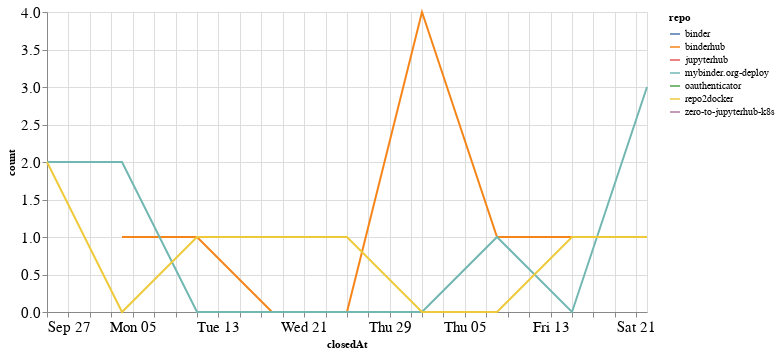

The code cell stored with this chart in its notebook:
### Code cell
closed_by_time = closed_by.groupby('repo').resample('W', on='closedAt').count()['author'].reset_index()
closed_by_time = closed_by_time.rename(columns={'author': 'count'})

alt.Chart(closed_by_time, width=600).mark_line().encode(
    x='closedAt',
    y='count',
    color='repo',
    tooltip="repo"
)

### Figure 1 — Vega-Lite specification as saved in the notebook (floating-point values rounded to 4 significant figures)
{"config": {"axisLeft": {"labelFontSize": 15}, "axisBottom": {"labelFontSize": 15}}, "data": {"name": "data-7e9a4f586b69c809b78bef338169628c"}, "mark": "line", "encoding": {"color": {"type": "nominal", "field": "repo"}, "tooltip": {"type": "nominal", "field": "repo"}, "x": {"type": "temporal", "field": "closedAt"}, "y": {"type": "quantitative", "field": "count"}}, "width": 600, "$schema": "https://vega.github.io/schema/vega-lite/v4.8.1.json", "datasets": {"data-7e9a4f586b69c809b78bef338169628c": [{"repo": "binder", "closedAt": "2020-11-15T00:00:00", "count": 1}, {"repo": "binderhub", "closedAt": "2020-10-04T00:00:00", "count": 1}, {"repo": "binderhub", "closedAt": "2020-10-11T00:00:00", "count": 1}, {"repo": "binderhub", "closedAt": "2020-10-18T00:00:00", "count": 0}, {"repo": "binderhub", "closedAt": "2020-10-25T00:00:00", "count": 0}, {"repo": "binderhub", "closedAt": "2020-11-01T00:00:00", "count": 4}, {"repo": "binderhub", "closedAt": "2020-11-08T00:00:00", "count": 1}, {"repo": "binderhub", "closedAt": "2020-11-15T00:00:00", "count": 1}, {"repo": "binderhub", "closedAt": "2020-11-22T00:00:00", "count": 1}, {"repo": "jupyterhub", "closedAt": "2020-11-22T00:00:00", "count": 1}, {"repo": "mybinder.org-deploy", "closedAt": "2020-09-27T00:00:00", "count": 2}, {"repo": "mybinder.org-deploy", "closedAt": "2020-10-04T00:00:00", "count": 2}, {"repo": "mybinder.org-deploy", "closedAt": "2020-10-11T00:00:00", "count": 0}, {"repo": "mybinder.org-deploy", "closedAt": "2020-10-18T00:00:00", "count": 0}, {"repo": "mybinder.org-deploy", "closedAt": "2020-10-25T00:00:00", "count": 0}, {"repo": "mybinder.org-deploy", "closedAt": "2020-11-01T00:00:00", "count": 0}, {"repo": "mybinder.org-deploy", "closedAt": "2020-11-08T00:00:00", "count": 1}, {"repo": "mybinder.org-deploy", "closedAt": "2020-11-15T00:00:00", "count": 0}, {"repo": "mybinder.org-deploy", "closedAt": "2020-11-22T00:00:00", "count": 3}, {"repo": "oauthenticator", "closedAt": "2020-11-22T00:00:00", "count": 1}, {"repo": "repo2docker", "closedAt": "2020-09-27T00:00:00", "count": 2}, {"repo": "repo2docker", "closedAt": "2020-10-04T00:00:00", "count": 0}, {"repo": "repo2docker", "closedAt": "2020-10-11T00:00:00", "count": 1}, {"repo": "repo2docker", "closedAt": "2020-10-18T00:00:00", "count": 1}, {"repo": "repo2docker", "closedAt": "2020-10-25T00:00:00", "count": 1}, {"repo": "repo2docker", "closedAt": "2020-11-01T00:00:00", "count": 0}, {"repo": "repo2docker", "closedAt": "2020-11-08T00:00:00", "count": 0}, {"repo": "repo2docker", "closedAt": "2020-11-15T00:00:00", "count": 1}, {"repo": "repo2docker", "closedAt": "2020-11-22T00:00:00", "count": 1}, {"repo": "zero-to-jupyterhub-k8s", "closedAt": "2020-10-18T00:00:00", "count": 1}]}}
